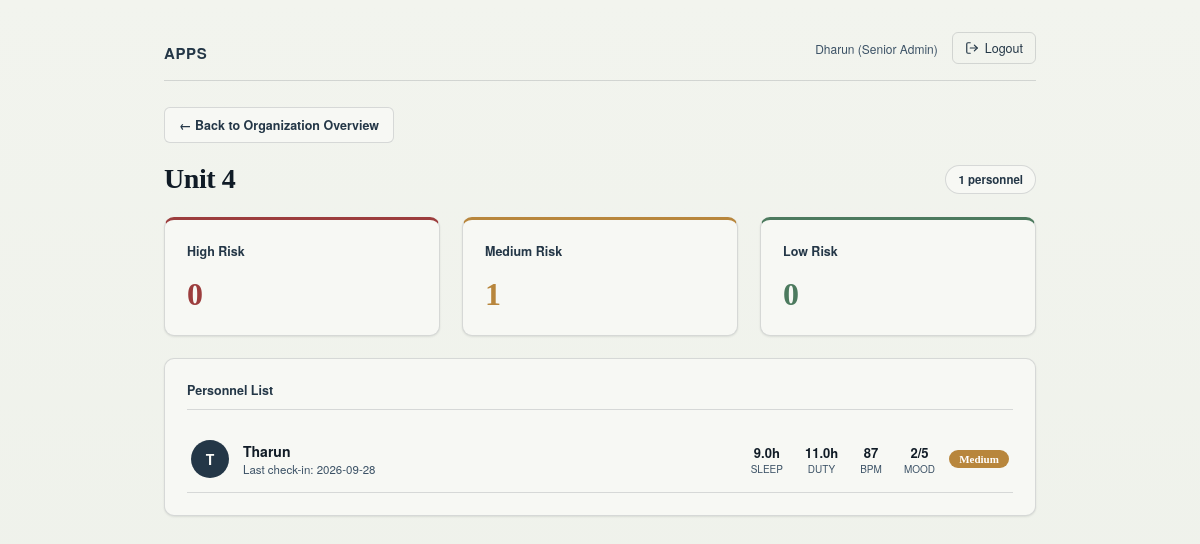
Screenshot of /admin/unit/4 (signed in) with the database file from the repository.
### tables this page shows
CREATE TABLE DailyData (
            id INTEGER PRIMARY KEY AUTOINCREMENT,
            user_id INTEGER NOT NULL,
            date TEXT NOT NULL,
            sleep_hours REAL,
            duty_hours REAL,
            heart_rate INTEGER,
            mood_score INTEGER,
            stress_level TEXT,
            recommendation TEXT
        );

CREATE TABLE Users (
            id INTEGER PRIMARY KEY AUTOINCREMENT,
            name TEXT NOT NULL,
            unit TEXT,
            password TEXT NOT NULL,
            role TEXT NOT NULL DEFAULT 'personnel'
        );

### app.py (the view)
@app.route("/admin/unit/<unit_name>")
def admin_unit_detail(unit_name):
    if "user_id" not in session or session.get("role") != "admin":
        return redirect(url_for("login"))
    conn = get_db()
    personnel = conn.execute("""
        SELECT Users.id, Users.name, Users.unit, DailyData.date, DailyData.sleep_hours,
               DailyData.duty_hours, DailyData.heart_rate, DailyData.mood_score,
               DailyData.stress_level
        FROM DailyData
        JOIN Users ON DailyData.user_id = Users.id
        WHERE DailyData.id IN (
            SELECT MAX(id) FROM DailyData GROUP BY user_id
        )
        AND Users.role = 'personnel'
        AND Users.unit = ?
        ORDER BY DailyData.stress_level = 'High' DESC, DailyData.stress_level = 'Medium' DESC
    """, (unit_name,)).fetchall()
    conn.close()
    return render_template(
        "admin_unit_detail.html",
        admin_name=session["user_name"],
        unit_name=unit_name,
        personnel=personnel
    )

### app.py (called while the page is built)
def get_db():
    conn = sqlite3.connect(DB_PATH)
    conn.row_factory = sqlite3.Row
    return conn

### templates/admin_unit_detail.html (shortened to what this page needs)
<!DOCTYPE html>
<html lang="en">
<head>
<link rel="stylesheet" href="{{ url_for('static', filename='style.css') }}">
</head>
<body>
<div class="wrap">
  <header class="top">
    <div>
      <div class="mark">APPS</div>
    </div>
    <div style="display:flex; align-items:center; gap:14px;">
      <span class="role-pill">{{ admin_name }} (Senior Admin)</span>
      <a href="/logout" class="logout-link">
  <svg class="logout-icon" width="14" height="14" viewBox="0 0 24 24" fill="none" stroke="currentColor" stroke-width="2" stroke-linecap="round" stroke-linejoin="round">
    <path d="M9 21H5a2 2 0 0 1-2-2V5a2 2 0 0 1 2-2h4"></path>
    <polyline points="16 17 21 12 16 7"></polyline>
    <line x1="21" y1="12" x2="9" y2="12"></line>
  </svg>
  <span>Logout</span>
</a>
    </div>
  </header>
    <a href="{{ url_for('admin_dashboard') }}" style="display:inline-flex; align-items:center; gap:6px; font-family:'Helvetica Neue', Arial, sans-serif; font-size:12.5px; font-weight:600; text-decoration:none; color:var(--steel-deep); background:var(--card); border:1px solid var(--line); padding:8px 14px; border-radius:6px; margin-bottom:20px; transition: background 0.15s ease, box-shadow 0.15s ease;"
     onmouseover="this.style.background='#fff'; this.style.boxShadow='0 2px 8px rgba(16,27,38,0.08)';"
     onmouseout="this.style.background='var(--card)'; this.style.boxShadow='none';">
    &larr; Back to Organization Overview
  </a>
  <div style="display:flex; align-items:center; justify-content:space-between; margin-bottom:22px; flex-wrap:wrap; gap:10px;">
    <h2 class="page-title" style="margin:0;">Unit {{ unit_name }}</h2>
    <span style="font-family:'Helvetica Neue', Arial, sans-serif; font-size:11.5px; background:var(--card); border:1px solid var(--line); padding:5px 12px; border-radius:20px; color:var(--steel-deep); font-weight:600;">
      {{ personnel|length }} personnel
    </span>
  </div>
  {% set high_c = personnel|selectattr('stress_level','equalto','High')|list|length %}
  {% set med_c = personnel|selectattr('stress_level','equalto','Medium')|list|length %}
  {% set low_c = personnel|selectattr('stress_level','equalto','Low')|list|length %}
  <div class="grid2" style="grid-template-columns: repeat(3, 1fr); margin-bottom:22px;">
    <div class="card stat-card-high">
      <h3 style="border:none; margin:0;">High Risk</h3>
      <p class="stat-value" style="color:var(--signal-high);">{{ high_c }}</p>
    </div>
    <div class="card stat-card-medium">
      <h3 style="border:none; margin:0;">Medium Risk</h3>
      <p class="stat-value" style="color:var(--signal-med);">{{ med_c }}</p>
    </div>
    <div class="card stat-card-low">
      <h3 style="border:none; margin:0;">Low Risk</h3>
      <p class="stat-value" style="color:var(--signal-low);">{{ low_c }}</p>
    </div>
  </div>
  <div class="card">
    <h3>Personnel List</h3>
    {% if personnel %}
    <div style="display:flex; flex-direction:column;">
      {% for p in personnel %}
      <div style="display:flex; align-items:center; gap:14px; padding:14px 4px; border-bottom:1px solid var(--line);">
        <div style="flex-shrink:0; width:38px; height:38px; border-radius:50%; background:var(--steel-deep); color:#fdfdf9; display:flex; align-items:center; justify-content:center; font-family:'Helvetica Neue', Arial, sans-serif; font-weight:700; font-size:14px;">
          {{ p.name[0]|upper }}
        </div>
        <div style="flex:1; min-width:160px;">
          <div style="font-family:'Helvetica Neue', Arial, sans-serif; font-size:14px; font-weight:600; color:var(--ink);">{{ p.name }}</div>
          <div style="font-family:'Helvetica Neue', Arial, sans-serif; font-size:11.5px; color:var(--steel);">Last check-in: {{ p.date }}</div>
        </div>
        <div style="display:flex; gap:22px; font-family:'Helvetica Neue', Arial, sans-serif; text-align:center;">
          <div>
            <div style="font-size:13px; font-weight:600; color:var(--ink);">{{ p.sleep_hours }}h</div>
            <div style="font-size:10px; color:var(--steel);">SLEEP</div>
          </div>
          <div>
            <div style="font-size:13px; font-weight:600; color:var(--ink);">{{ p.duty_hours }}h</div>
            <div style="font-size:10px; color:var(--steel);">DUTY</div>
          </div>
          <div>
            <div style="font-size:13px; font-weight:600; color:var(--ink);">{{ p.heart_rate }}</div>
            <div style="font-size:10px; color:var(--steel);">BPM</div>
          </div>
          <div>
            <div style="font-size:13px; font-weight:600; color:var(--ink);">{{ p.mood_score }}/5</div>
            <div style="font-size:10px; color:var(--steel);">MOOD</div>
          </div>
        </div>
        <span class="risk-tag badge-{{ p.stress_level|lower }}" style="flex-shrink:0; min-width:60px; text-align:center;">{{ p.stress_level }}</span>
      </div>
      {% endfor %}
    </div>
    {% else %}
      <p class="empty-note">No personnel data yet for this unit.</p>
    {% endif %}
  </div>
</div>
</body>
</html>

### static/style.css (style rules this page uses)
:root { --ink:#101b26; --paper:#eef1ea; --steel:#3c5266; --steel-deep:#243747; --signal-low:#4c7a5e; --signal-med:#b8863c; --signal-high:#9c3d3d; --line: rgba(16,27,38,0.14); --card:#f7f8f4; }
* { box-sizing:border-box; }
html,body { margin:0;padding:0; }
body { background: linear-gradient(180deg, #f2f4ee 0%, var(--paper) 100%); color:var(--ink); font-family: 'Iowan Old Style','Georgia',serif; min-height:100vh; }
a { color:var(--steel-deep); }
.wrap { max-width:920px; margin:0 auto; padding:32px 24px 80px; }
header.top { display:flex; justify-content:space-between; align-items:flex-end; border-bottom:1px solid var(--line); padding-bottom:16px; margin-bottom:26px; }
.mark { font-family: 'Helvetica Neue', Arial, sans-serif; font-weight:700; font-size:15px; letter-spacing:0.04em; color:var(--steel-deep); }
header.top .role-pill { font-family:'Helvetica Neue', Arial, sans-serif; font-size:12px; color:var(--steel); }
header.top .logout-link { font-family:'Helvetica Neue', Arial, sans-serif; font-size:12.5px; color:var(--steel-deep); text-decoration:none; border:1px solid var(--line); padding:6px 12px; border-radius:6px; }
h2.page-title { font-size:28px; font-weight:600; margin:0 0 4px; letter-spacing:-0.015em; color:var(--ink); }
.grid2 { display:grid; grid-template-columns: 1.1fr 1fr; gap:22px; margin-top:20px; align-items:start; }
.card { background:var(--card); border:1px solid var(--line); border-radius:10px; padding:22px; box-shadow: 0 1px 3px rgba(16,27,38,0.04), 0 1px 2px rgba(16,27,38,0.06); }
.card h3 { font-family:'Helvetica Neue', Arial, sans-serif; font-size:12.5px; color:var(--steel-deep); margin:0 0 16px; font-weight:700; border-bottom:1px solid var(--line); padding-bottom:10px; }
.badge-medium { background:var(--signal-med); }
.risk-tag { font-size:11px; font-weight:700; padding:3px 9px; border-radius:20px; color:#fff; }
.stat-value { font-size:32px; font-weight:600; margin:6px 0 0; letter-spacing:-0.02em; }
.stat-card-total, .stat-card-high, .stat-card-medium, .stat-card-low { transition: transform 0.15s ease, box-shadow 0.15s ease; }
.stat-card-high { border-top:3px solid var(--signal-high); }
.stat-card-medium { border-top:3px solid var(--signal-med); }
.stat-card-low { border-top:3px solid var(--signal-low); }
header.top .logout-link { display:inline-flex; align-items:center; gap:6px; transition: background 0.2s ease, border-color 0.2s ease, color 0.2s ease; }

### rows the page displays
DailyData: name "T", name "Tharun", date "2026-09-28", sleep_hours "9.0", duty_hours "11.0", heart_rate "87", mood_score "2", stress_level "Medium"

### other values shown
{{ admin_name }} "Dharun"
{{ unit_name }} "4"
{{ personnel|length }} "1"
{{ high_c }} "0"
{{ med_c }} "1"
{{ low_c }} "0"
